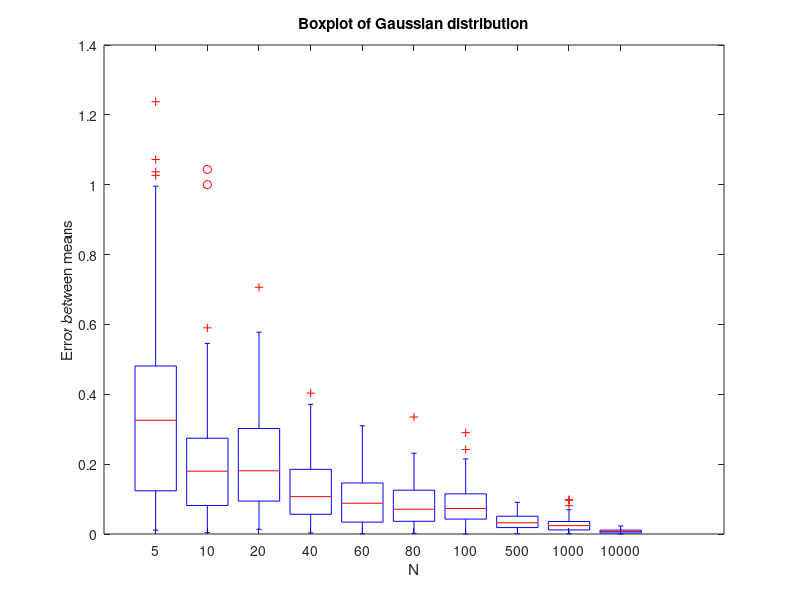

MATLAB code for this plot:
%% Problem 5 (25 points)
% Generate a dataset comprising a set of N real numbers drawn from the uniform 
% distribution on [0, 1] . Consider various dataset sizes N = 5, 10, 20, 40, 60, 
% 80, 100, 500, $10^3$ , $10^4$ . For each N , repeat the following experiment 
% M := 100 times:
% 
% (i) first, generate the data,
% 
% (ii) then, compute the average $\hat \mu $ , and
% 
% (iii) finally, measure the error between the computed average $\hat \mu$ and 
% the true mean µ as $|\hat \mu - \mu_{true}|$ .
% Part 1 [5 points]
% For the uniform distribution, plot a single graph that shows the distribution 
% of errors (across M repeats) for all values of N using a box-and-whisker plot. 
% You may use the boxplot(.) function in Matlab.

rng(1)
M = 100;
true_mean = 0.5; % true_mean of uniform distribution is 0.5
N = [5 10 20 40 60 80 100 500 10^3 10^4]; % An array of different values of N

error = [];
for i = 1:10 % loop over index of N
    % rand generate uniform random variables in [0,1]
    data = rand(M,N(i)); % M x N(i) Matrix of uniform random variables
    avg = sum(data,2)/N(i); % avg is a column vector containing the sum of each row.
    error = [error abs(avg-true_mean)]; % error is a M x N matrix with each column containing error for each value of N
end
boxplot(error); % boxplot of errors
title('Boxplot of Uniform distribution')
ylabel('Error between means')
xlabel('N')
xticklabels(N)
% Part 2 [5 points]
% Repeat the above question by replacing the uniform distribution by a Gaussian 
% distribution with µ := 0 and $\sigma^2$ := 1 .

rng(1)
M = 100;
true_mean = 0; % true_mean of unit gaussian distribution is 0
N = [5 10 20 40 60 80 100 500 10^3 10^4]; % An array of different values of N

error = []; % loop over index of N
for i = 1:10
    % randn generate gaussian random variable with mean 0 and variance 1
    data = randn(M,N(i));  % M x N(i) Matrix of uniform random variables
    avg = sum(data,2)/N(i);  % taking sum column wise
    error = [error abs(avg-true_mean)];  % error is a M x N matrix with each column containing error for each value of N
end
boxplot(error); % boxplot of errors
title('Boxplot of Gaussian distribution');
ylabel('Error between means')
xlabel('N')
xticklabels(N)